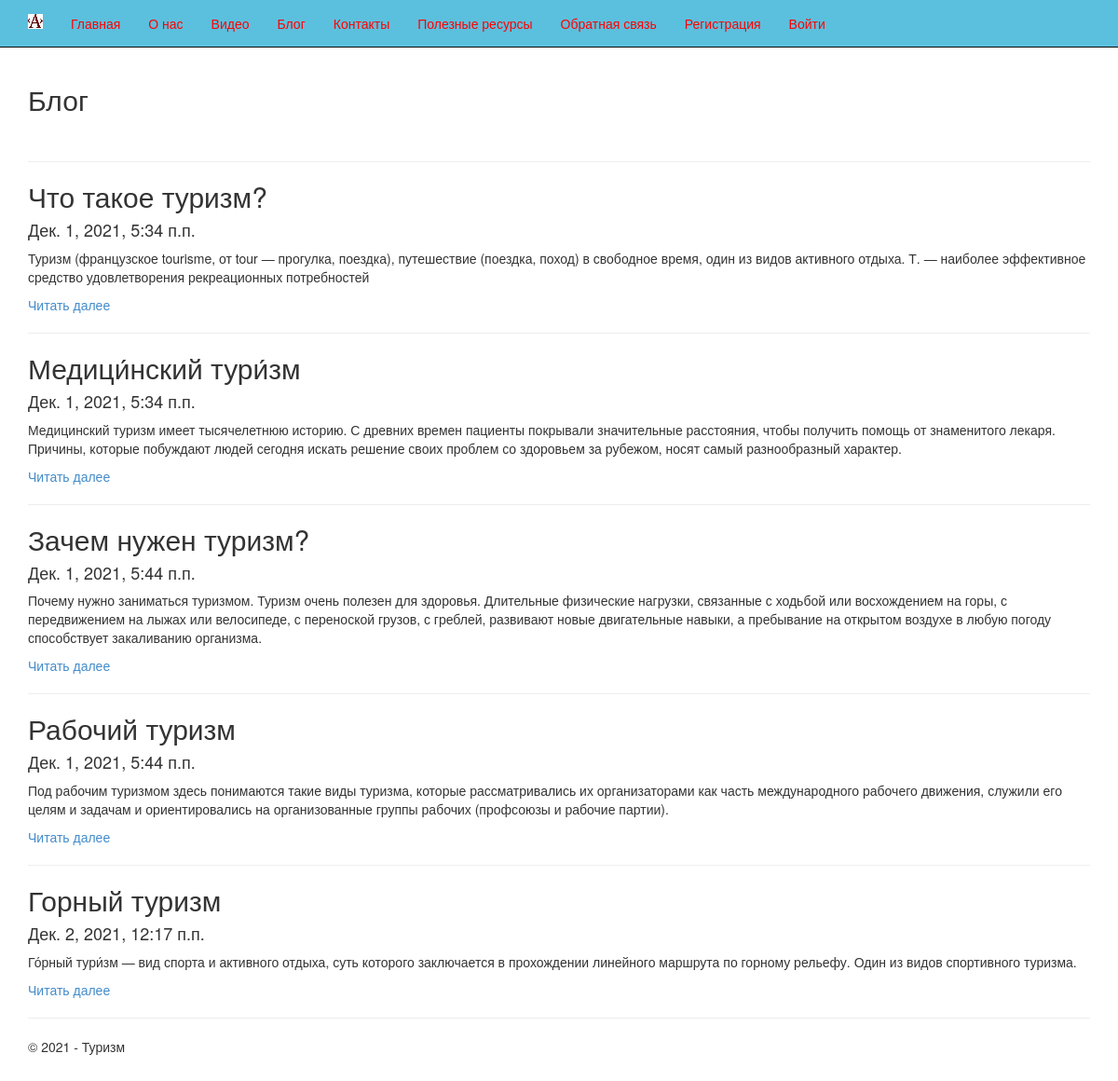
Page /blog on the committed database.
### app/models.py (models this page shows)
class Blog(models.Model):
    title = models.CharField(max_length = 100, unique_for_date = "posted", verbose_name = "Заголовок")
    description = models.TextField(verbose_name = "Краткое содержание")
    content = models.TextField(verbose_name = "Полное содержание")
    posted = models.DateTimeField(default = datetime.now(), db_index = True, verbose_name = "Опубликован")
    author = models.ForeignKey(User, null=True, blank=True, on_delete = models.SET_NULL, verbose_name = "Автор")
    image = models.FileField(default = "temp.jpg", verbose_name = "Путь к картинке")

### app/views.py (the view)
# urls.py: url(r'^blog$', app.views.blog, name='blog'),
def blog(request):
    assert isinstance(request, HttpRequest)
    posts = Blog.objects.all() # запрос на выбор всех статей блога из модели
    return render(
    request,
    'app/blog.html',
        {
        'title':'Блог',
        'posts': posts, # передача списка статей в шаблон веб-страницы
        'year':datetime.now().year,
        }
    )

### app/templates/app/blog.html
﻿﻿{% extends "app/layout.html" %}
{% block content %}
<h2>{{ title }}</h2> <br />
{% for post in posts %}
<hr />
<div class=" ">
    <h2> {{post.title}}</h2>
    <h4> {{post.posted}}</h4>
    <p> {{post.description}}</p>
    <p><a href="{% url 'blogpost' parametr=post.id %}"> Читать далее </a> </p>
</div>
{% endfor %}
{% endblock %}

### app/templates/app/layout.html (shortened to what this page needs)
﻿<!DOCTYPE html>
<html>
<head>
    {% load staticfiles %}
    <link rel="stylesheet" type="text/css" href="{% static 'app/content/bootstrap.css' %}" />
    <link rel="stylesheet" type="text/css" href="{% static 'app/content/site.css' %}" />
</head>
<body>
    <div class="navbar navbar-inverse navbar-fixed-top">
        <div class="container">
            <div class="navbar-header">
                <a href="/" class="navbar-brand"> <img src="{% static 'app/content/10.ico' %}" alt="logo" /> </a>
            </div>
            <div class="navbar-collapse collapse">
                <ul class="nav navbar-nav">
                    <li><a href="{% url 'home' %}">Главная</a></li>
                    <li><a href="{% url 'about' %}">О нас</a></li>
                    <li><a href="{% url 'videopost' %}">Видео</a></li>
                    <li><a href="{% url 'blog' %}">Блог</a></li>
                    <li><a href="{% url 'contact' %}">Контакты</a></li>
                     <li><a href="{% url 'links' %}">Полезные ресурсы</a></li>
                    <li><a href="{% url 'anketa' %}">Обратная связь</a></li>
                    {% if not user.is_authenticated %}
                        <li><a href="{% url 'registration' %}">Регистрация</a></li
                    {% endif %}
                </ul>
                {% include 'app/loginpartial.html' %}
            </div>
        </div>
    </div>
    <div class="container body-content">
{% block content %}{% endblock %}
        <hr/>
        <footer>
            <p>&copy; {{ year }} - Туризм</p>
        </footer>
    </div>
</body>
</html>

### app/templates/app/loginpartial.html
{% if user.is_authenticated %}
<form id="logoutForm" action="/logout" method="post" class="navbar-right">
    {% csrf_token %}
    <ul class="nav navbar-nav navbar-right">
        <li><span class="navbar-brand">Привет {{ user.username }}!</span></li>
        <li><a href="javascript:document.getElementById('logoutForm').submit()">Выйти</a></li>
    </ul>
</form>
{% else %}
<ul class="nav navbar-nav navbar-right">
    <li><a href="{% url 'login' %}">Войти</a></li>
</ul>
{% endif %}

### app/static/app/content/site.css (style rules this page uses)
body { padding-top: 50px; padding-bottom: 20px; }
.body-content { padding-left: 15px; padding-right: 15px; }

### rows in the picture
Blog: title "Что такое туризм?", posted "Дек. 1, 2021, 5:34 п.п.", description "Туризм (французское tourisme, от tour — прогулка, поездка), путешествие (поездка, поход) в свободное время, один из видов активного отдыха. Т. — наиболее эффективное средство удовлетворения рекреационных потребностей"
Blog: title "Медици́нский тури́зм", posted "Дек. 1, 2021, 5:34 п.п.", description "Медицинский туризм имеет тысячелетнюю историю. С древних времен пациенты покрывали значительные расстояния, чтобы получить помощь от знаменитого лекаря. Причины, которые побуждают людей сегодня искать решение своих проблем со здоровьем за рубежом, носят самый разнообразный характер."
Blog: title "Зачем нужен туризм?", posted "Дек. 1, 2021, 5:44 п.п.", description "Почему нужно заниматься туризмом. Туризм очень полезен для здоровья. Длительные физические нагрузки, связанные с ходьбой или восхождением на горы, с передвижением на лыжах или велосипеде, с переноской грузов, с греблей, развивают новые двигательные навыки, а пребывание на открытом воздухе в любую погоду способствует закаливанию организма."
Blog: title "Рабочий туризм", posted "Дек. 1, 2021, 5:44 п.п.", description "Под рабочим туризмом здесь понимаются такие виды туризма, которые рассматривались их организаторами как часть международного рабочего движения, служили его целям и задачам и ориентировались на организованные группы рабочих (профсоюзы и рабочие партии)."
Blog: title "Горный туризм", posted "Дек. 2, 2021, 12:17 п.п.", description "Го́рный тури́зм — вид спорта и активного отдыха, суть которого заключается в прохождении линейного маршрута по горному рельефу. Один из видов спортивного туризма."

### other values in the picture
{{ title }} "Блог"
